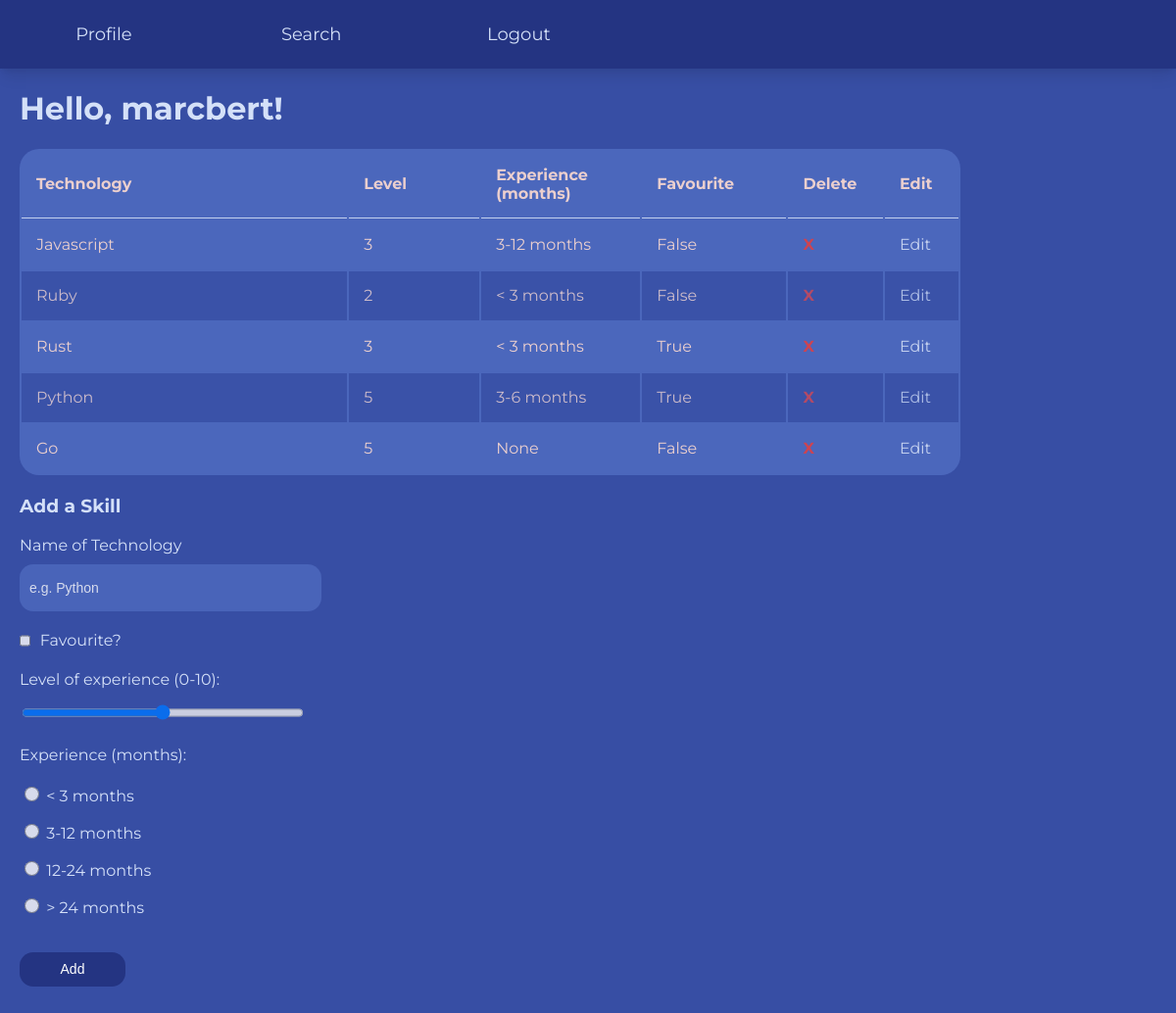
Page / (signed in) on the earlier database version.
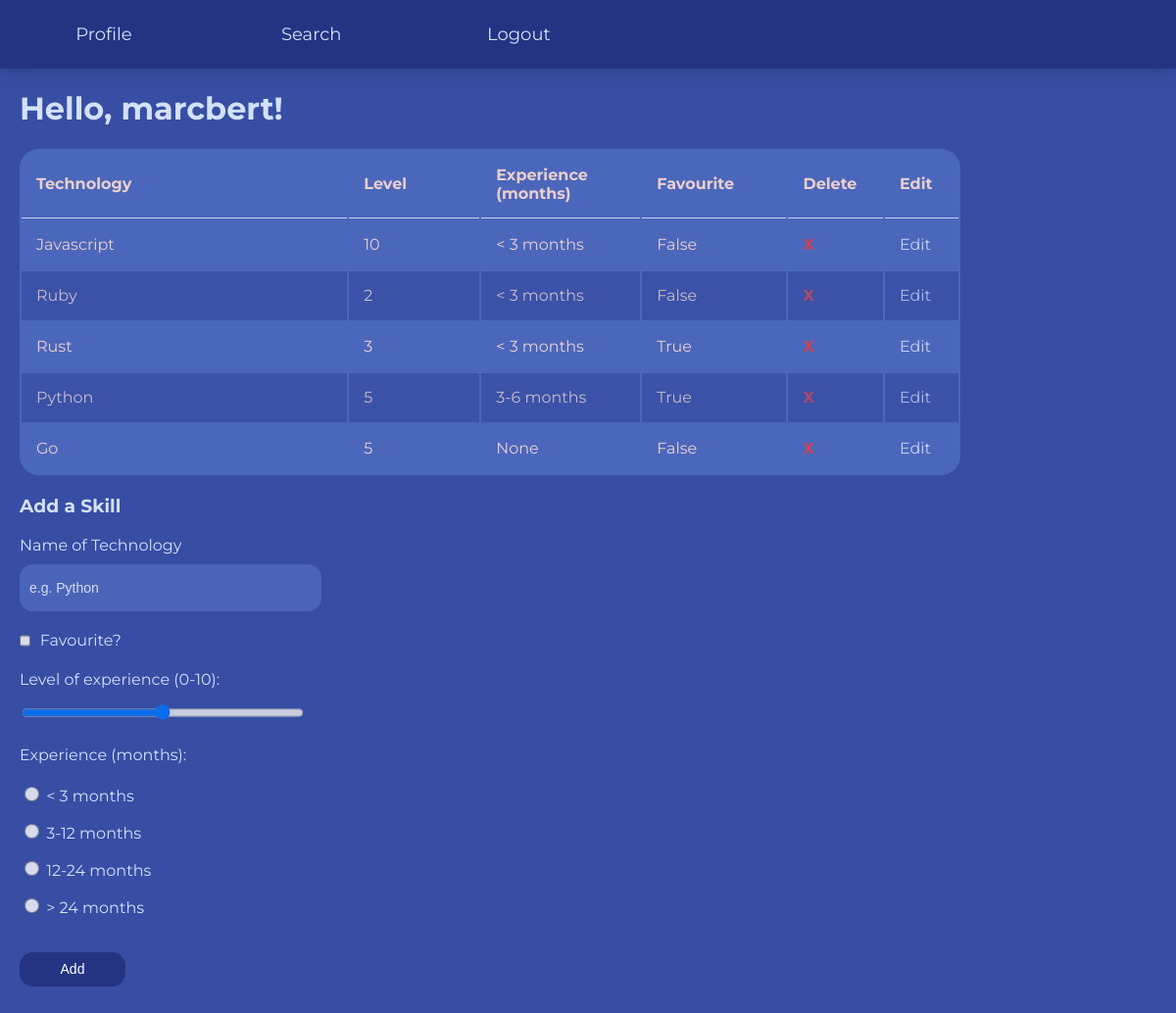
Same page on the later database version.
### tables this page shows
CREATE TABLE "users" (
	"id"	INTEGER,
	"username"	TEXT,
	"password"	TEXT,
	"team"	TEXT,
	"tenure"	INTEGER,
	"forename"	TEXT,
	"surname"	TEXT,
	PRIMARY KEY("id")
);

CREATE TABLE "levels" (
	"user_id"	INTEGER,
	"technology"	TEXT,
	"level"	INTEGER,
	"experience"	TEXT,
	"favourite"	TEXT
);

### App.py (the view)
@app.route('/', methods=["GET", "POST", "DELETE"])
@login_required
def hello():
    if request.method == "POST":
        if check_for_duplicate(session['user_id'], request.form.get("technology")):
            return redirect('/')
        add_skill(session['user_id'], request.form.get("technology"), request.form.get("level"), request.form.get("experience"), request.form.get("favourite"))
        return redirect('/')
    elif request.method == "DELETE":
        print("deleting skill")
        return redirect('/')
    levels = get_dash(session["user_id"])[0]
    return render_template('index.html', username=session["username"], levels=levels)

### functions.py (called while the page is built)
def login_required(f):
    @wraps(f)
    def decorated_function(*args, **kwargs):
        if session.get("user_id") is None:
            return redirect("/login")
        return f(*args, **kwargs)
    return decorated_function

def get_dash(user_id: str):
    with sqlite3.connect("database.db") as con:
        cur = con.cursor()
        user_desc = cur.execute(f"SELECT tenure, team FROM users WHERE id = '{user_id}'").fetchall()
        levels = cur.execute(f"SELECT technology, level, experience, favourite FROM levels WHERE user_id = '{user_id}'").fetchall()
        return [levels, user_desc]

### templates/index.html
{% extends "main.html" %}
{% block content %}
  <h1>Hello, {{username}}!</h1>
  <div>
    {% if levels %}
    <table class="search-results">
        <thead>
            <th>Technology</th>
            <th>Level</th>
            <th>Experience (months)</th>
            <th>Favourite</th>
            <th>Delete</th>
            <th>Edit</th>
        </thead>
        <tbody>
            {% for level in levels %}
            <tr>
                <td style="width: 25%">{{level[0]}}</td>
                <td style="width: 10%">{{level[1]}}</td>
                <td style="width: 10%">{{level[2]}}</td>
                <td style="width: 10%">{{level[3]}}</td>
                <td style="width: 3%">
                    <a href="{{ url_for('delete_skill', skill=level[0])}}" class="no-pads row-button">X</a>
                </td>
                <td style="width: 3%">
                  <a href="{{ url_for('update_skill', skill=level[0])}}" class="no-pads">Edit</a>
              </td>
            </tr>
            {% endfor %}
        </tbody>
    </table>
    {% endif %}
    <h3>Add a Skill</h3>
    <form action="/" method="post" class="add-skill-form">
      <div class="bar-fill">
          <label>Name of Technology</label>
          <input class="add-skill-input" autocomplete="off" id="technology" name="technology" placeholder="e.g. Python" type="text" required>
      </div>
      <div class="bar-fill favourite-container">
        <input class="add-skill-input favourite" autocomplete="off" id="favourite" name="favourite" type="checkbox" value="True">
        <label for="favourite" class="inline-label">Favourite?</label>
      </div>
      <div class="bar-fill">
          <label>Level of experience (0-10):</label>
          <input class="no-pads" autocomplete="off" id="level" name="level" placeholder="Level" type="range" min="0" max="10" required>
      </div>
      <div class="bar-fill">
          <label>Experience (months):</label>
        </div>
          <div class="bar-fill">
            <input class="radio-input"type="radio" id="experience" name="experience" value="< 3 months">
            <label for="html">< 3 months</label><br>
            <input class="radio-input"type="radio" id="experience" name="experience" value="3-6 months">
            <label for="html">3-12 months</label><br>
            <input class="radio-input"type="radio" id="experience" name="experience" value="12-24 months">
            <label for="html">12-24 months</label><br>
            <input class="radio-input"type="radio" id="experience" name="experience" value="> 24 months">
            <label for="html">> 24 months</label><br>
          </div>
      <div class="bar-fill">
          <button type="submit" class="button">Add</button>
      </div>
  </form>
  </div>
{% endblock %}

### templates/main.html (shortened to what this page needs)
<!DOCTYPE html>
<html lang="en">
  <head>
    <link href="/static/styles.css" rel="stylesheet">
  </head>
  <body>
    <nav class="header">
    {% if session["user_id"] %}
        <a href="/" class="nav-a">Profile</a>
        <a href="/search" class="nav-a">Search</a>
        <a href="/logout" class="nav-a">Logout</a>
    {% else %}
        <a href="/login" class="nav-a">Login</a>
        <a href="/search" class="nav-a">Search</a>
    {% endif %}
    </nav>
    {% block content %}{% endblock %}
  </body>
</html>

### static/styles.css (style rules this page uses)
body { background: #374ea4; margin: 0; font-family: 'Montserrat', sans-serif; justify-content: center; color: #d4e0f8; }
.header { background: #243482; margin: 0; text-align: center; padding-top: 1.5rem; width: 100%; align-content: center; box-shadow: 0 10px 15px -3px rgba(0, 0, 0, 0.1), 0 4px 6px -2px rgba(0, 0, 0, 0.05); display: grid; grid-template-columns: 3fr 3fr 3fr 8fr; align-content: center; justify-content: center; }
h1, h2, h3 { margin-left: 20px; }
.nav-a { color: #d4e0f8; text-decoration: none; font-size: 18px; display: flex; justify-self: center; align-self: center; padding: 0rem 0rem 1.5rem 0rem; }
a { color: #d4e0f8; text-decoration: none; font-size: 16px; }
form { padding: 5rem 0rem 0rem 0rem; margin: 0rem 20rem 0rem 20rem; height: 200px; display: flex; flex-direction: column; align-items: center; }
.add-skill-form { justify-content: left; margin: 0; width: 30%; height: 750px; padding: 0rem 0rem 0rem 20px; align-items: flex-start; }
.bar-fill { width: 100%; margin-bottom: 20px; }
input { width: 80%; height: 80%; padding: 5px 10px 5px 10px; margin-bottom: 20px; border-radius: 14px; border: none; background-color: #4e6abf; color: #ffffff; opacity: .8; font-size: 16px; }
.add-skill-input { margin-top: 10px; height: 50%; }
.favourite-container { display: flex; align-items: center; }
.favourite { width: 3%; height: 20px; margin: 0; }
input[type="checkbox"] { position:relative; left: 0; outline: none; }
.radio-input { height: 15px; width: 15px; }
.no-pads { padding: 0; }
::placeholder { color: #ffffff; font-size: 14px; }
label { padding: 10px 0 20px 0; }
.inline-label { padding: 0 0 0 10px; }
.button { background-color: #243482; color: white; font-size: 14px; border: none; border-radius: 14px; width: 30%; height: 35px; margin: 0 auto; }
.row-button { height: 0px; margin: 0px; color: rgb(222, 67, 73); font-weight: bold; }
table { width: 80%; margin: 20px; border-radius: 20px; background-color: #4e6abf; opacity: .9; }
td, th { height: 20px; text-align: left; vertical-align: middle; padding: 15px; border: none; color: #ffded3; }
th { border-bottom: 1px solid #d4e0f8; }
td { position: relative; align-items: center; }
tr:nth-child(even) { background-color: #374ea4; opacity: .8; }

Differences in the rows shown:
changed levels "Javascript": level "3" → "10"; experience "3-12 months" → "< 3 months"
